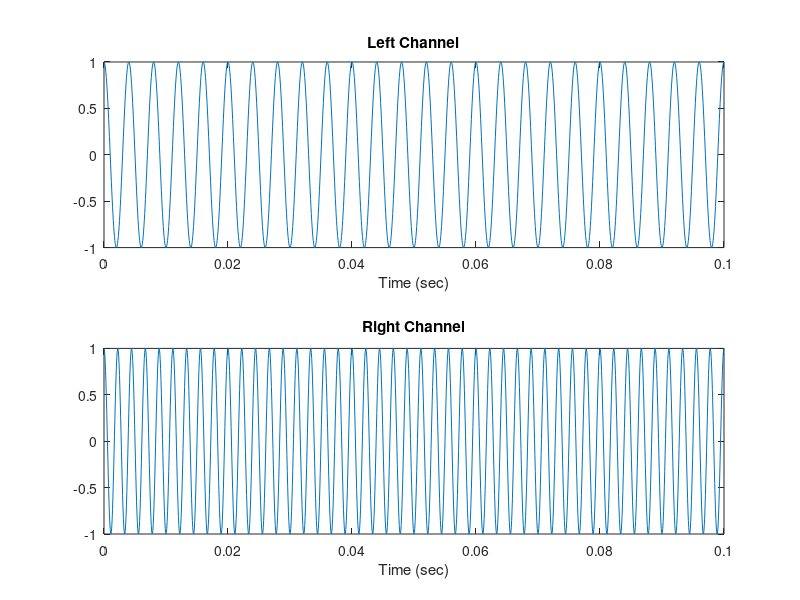

The MATLAB script that drew this image:
% script2.m
% Generation, representation and playback of STEREO signals in Matlab

Fs = 16000; Ts = 1/Fs;          % Sampling freq, period
time = 0:Ts:0.1;                % Define time vector (0.1 secs duration)

% Signal computation:
xLeft  = cos(2*pi*250*time)';   % Left channel
xRight = cos(2*pi*450*time)';   % Right channel
x = [xLeft xRight];             % Compose STEREO signal

% Plot x:
figure;
subplot(2,1,1); plot(time, x(:,1)); xlabel('Time (sec)'); title('Left Channel');
subplot(2,1,2); plot(time, x(:,2)); xlabel('Time (sec)'); title('Right Channel');
sound(x,Fs);                    % Play x:
